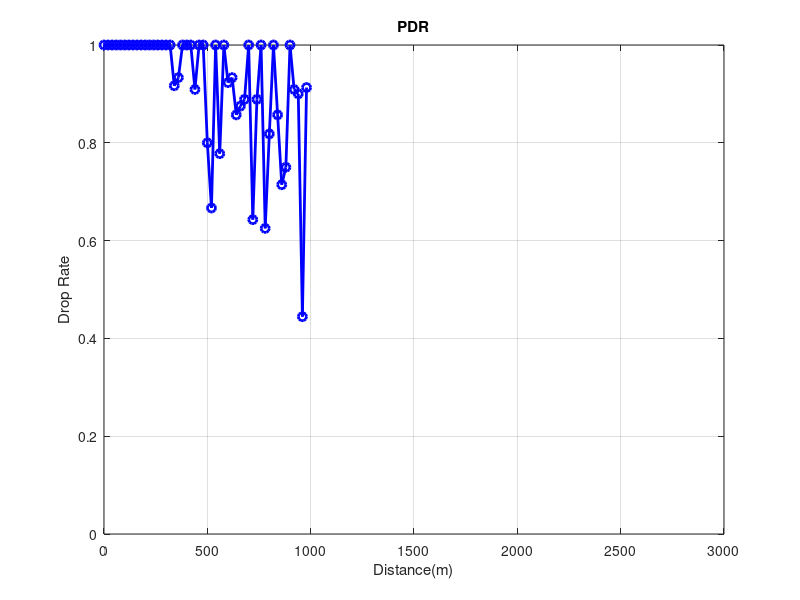

The MATLAB source for this figure:
clear all;
close all;
clc;


figId=1;

%% PRR
PackageLossDistance=load('failed_distance.txt');
PackageTransimitDistance=load('success_distance.txt');

%IntersectDistance=intersect(unique(PackageLossDistance),unique(PackageTransimitDistance));
IntersectDistance=0:20:max(PackageLossDistance);

[numPackageLossDistance,centerPackageLossDistance]=hist(PackageLossDistance',IntersectDistance);
[numPackageTransimitDistance,centerPackageTransimitDistance]=hist(PackageTransimitDistance',IntersectDistance);

numPackageLossDistance=numPackageLossDistance./(numPackageTransimitDistance+numPackageLossDistance);

figure(figId)
figId=figId+1;
plot(centerPackageLossDistance,1-numPackageLossDistance,'bo-','LineWidth',2);
title('PDR','LineWidth',2);
xlabel('Distance(m)','LineWidth',2);
ylabel('Drop Rate','LineWidth',2);
axis([0 3000 0 1]);
grid on;